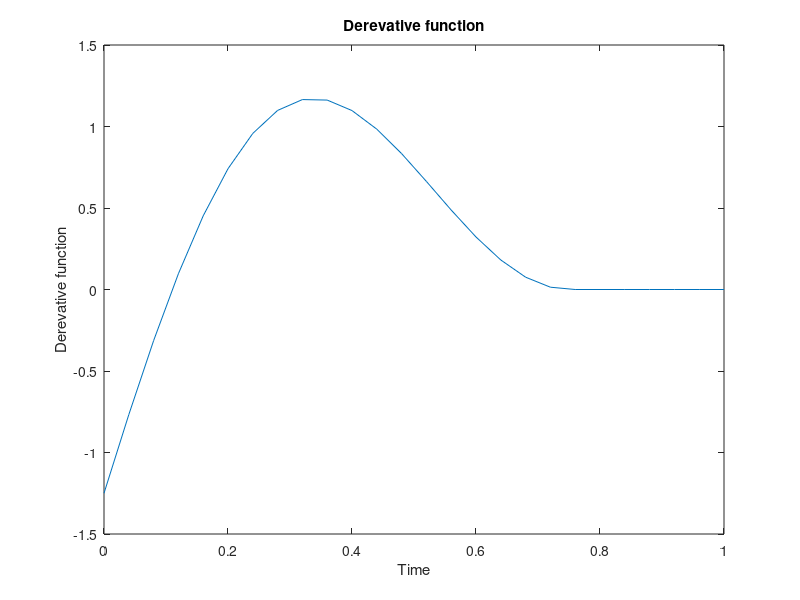

Recreate this plot in MATLAB.
% Derevative Function
clearvars;
global I J K T X NB B; 
% I is the number of conditions 
% J number of time points
% C is the cut point
I=80; J=25; C=19;
K=1; 
%---------------------------------------------------------%
R=zeros(J,J); MU=zeros(1,J); D=zeros(1,J);
T=linspace(0,1,J); ro=0.5; alpha=2; ro=ro^(1/J); sigma2=.2;
t=0:0.04:1; %t is the time vector is should define based on the value of J
%f=@(x)sin(pi*x)-x.^2-.5;
%f=@(x)sin(pi*x)-x.^2+1;
f=@(x)sin(2*pi*x)-4*(x-3/4).^2+1;
% f is the mean function which is defied as a handel function
fun=f(t);
fun(C+1:end)=0;
plot(t,fun);
title('Derevative function');
xlabel('Time');
ylabel('Derevative function');
%%
for rep=1:100
    for L=1:1
        for i=1:J
            for j=1:J
                R(i,j)=ro^abs(i-j);
            end
            if i<=C
                fun=f(T(i));
            else
                fun=0;
            end
            D(i)=exp(0.5*alpha*fun);
            MU(i)=fun;
        end
        RR=R;
        D1=diag(D); R=sigma2*D1*R*D1;
        data=mvnrnd(MU',R,I);
        if L==1
            DATA=data;
        else
            DATA=DATA+data;
        end
    end
    X=DATA/L;
    data=X;
    Mean_m(:,:)=repmat(mean(data),I,1);
    
    %%
    C=0; back=2;
    S=cov(X);
    while C==0
        SS=S(J-2+1:J,J-2+1:J);
        SS=sum(sum(SS));
        T_sq=mean(sum(X(:,J-back+1:J)'))/sqrt(sum(sum(S))/I);
        disp(T_sq);
        Z=norminv(0.975,0,1);
        if abs(T_sq)>=Z||back==J
            C=1;
        else
            back=back+1;
        end
    end
    CUT(rep)=back+1;
    disp(rep);
end
mean(CUT)
